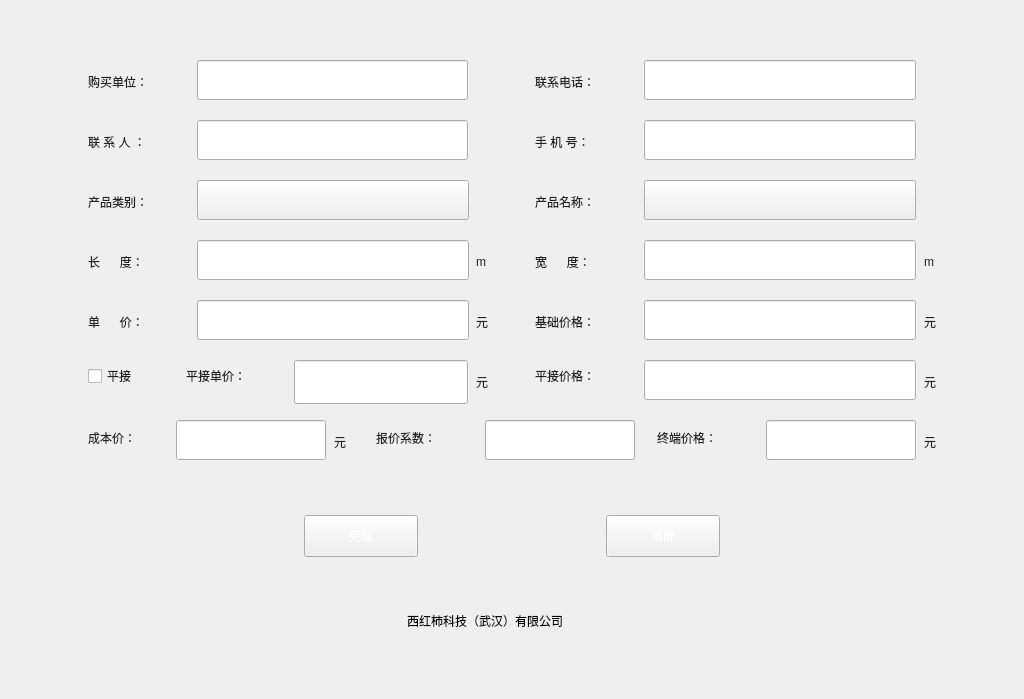
<?xml version="1.0" encoding="UTF-8"?>
<ui version="4.0">
 <class>TabStartSell</class>
 <widget class="QWidget" name="TabStartSell">
  <property name="geometry">
   <rect>
    <x>0</x>
    <y>0</y>
    <width>1024</width>
    <height>699</height>
   </rect>
  </property>
  <property name="focusPolicy">
   <enum>Qt::WheelFocus</enum>
  </property>
  <property name="contextMenuPolicy">
   <enum>Qt::DefaultContextMenu</enum>
  </property>
  <property name="acceptDrops">
   <bool>false</bool>
  </property>
  <property name="windowTitle">
   <string>TabStartSell</string>
  </property>
  <property name="autoFillBackground">
   <bool>false</bool>
  </property>
  <widget class="QLabel" name="stalengthunitLabel">
   <property name="geometry">
    <rect>
     <x>476</x>
     <y>250</y>
     <width>22</width>
     <height>24</height>
    </rect>
   </property>
   <property name="styleSheet">
    <string notr="true">font: 16pt &quot;Microsoft YaHei UI&quot;;
color: rgb(33, 34, 34);</string>
   </property>
   <property name="text">
    <string>m</string>
   </property>
  </widget>
  <widget class="QLabel" name="stalengthLabel">
   <property name="geometry">
    <rect>
     <x>88</x>
     <y>250</y>
     <width>102</width>
     <height>24</height>
    </rect>
   </property>
   <property name="styleSheet">
    <string notr="true">font: 16pt &quot;Microsoft YaHei UI&quot;;
color: rgb(33, 34, 34);</string>
   </property>
   <property name="text">
    <string>长      度：</string>
   </property>
  </widget>
  <widget class="QLabel" name="stamodulusLabel">
   <property name="geometry">
    <rect>
     <x>376</x>
     <y>426</y>
     <width>102</width>
     <height>24</height>
    </rect>
   </property>
   <property name="styleSheet">
    <string notr="true">font: 16pt &quot;Microsoft YaHei UI&quot;;
color: rgb(33, 34, 34);</string>
   </property>
   <property name="text">
    <string>报价系数：</string>
   </property>
  </widget>
  <widget class="QLineEdit" name="stamodulusEdit">
   <property name="geometry">
    <rect>
     <x>485</x>
     <y>420</y>
     <width>150</width>
     <height>40</height>
    </rect>
   </property>
   <property name="styleSheet">
    <string notr="true">font:13pt &quot;Microsoft YaHei UI&quot;;
color: rgb(66, 66, 66);
border-image: url(:/start/image/startquotation/input_box_d.png);</string>
   </property>
  </widget>
  <widget class="QLabel" name="stasingleunitLabel">
   <property name="geometry">
    <rect>
     <x>476</x>
     <y>310</y>
     <width>22</width>
     <height>24</height>
    </rect>
   </property>
   <property name="styleSheet">
    <string notr="true">font: 16pt &quot;Microsoft YaHei UI&quot;;
color: rgb(33, 34, 34);</string>
   </property>
   <property name="text">
    <string>元</string>
   </property>
  </widget>
  <widget class="QLineEdit" name="stasingleEdit">
   <property name="geometry">
    <rect>
     <x>197</x>
     <y>300</y>
     <width>272</width>
     <height>40</height>
    </rect>
   </property>
   <property name="styleSheet">
    <string notr="true">QLineEdit{
        font: 13pt &quot;Microsoft YaHei UI&quot;;
color: rgb(66, 66, 66);
        border-image: url(:/start/image/startquotation/input_boxe.png);
}
</string>
   </property>
  </widget>
  <widget class="QLabel" name="stacostunitLabel">
   <property name="geometry">
    <rect>
     <x>334</x>
     <y>430</y>
     <width>22</width>
     <height>24</height>
    </rect>
   </property>
   <property name="styleSheet">
    <string notr="true">font: 16pt &quot;Microsoft YaHei UI&quot;;
color: rgb(33, 34, 34);</string>
   </property>
   <property name="text">
    <string>元</string>
   </property>
  </widget>
  <widget class="QLabel" name="staflatpriceunitLabel">
   <property name="geometry">
    <rect>
     <x>924</x>
     <y>370</y>
     <width>22</width>
     <height>24</height>
    </rect>
   </property>
   <property name="styleSheet">
    <string notr="true">font: 16pt &quot;Microsoft YaHei UI&quot;;
color: rgb(33, 34, 34);</string>
   </property>
   <property name="text">
    <string>元</string>
   </property>
  </widget>
  <widget class="QLineEdit" name="staflatpriceEdit">
   <property name="geometry">
    <rect>
     <x>644</x>
     <y>360</y>
     <width>272</width>
     <height>40</height>
    </rect>
   </property>
   <property name="styleSheet">
    <string notr="true">QLineEdit{
font: 13pt &quot;Microsoft YaHei UI&quot;;
color: rgb(66, 66, 66);
border-image: url(:/start/image/startquotation/input_boxe.png);
}</string>
   </property>
  </widget>
  <widget class="QLabel" name="stabasisunitLabel">
   <property name="geometry">
    <rect>
     <x>924</x>
     <y>310</y>
     <width>22</width>
     <height>24</height>
    </rect>
   </property>
   <property name="styleSheet">
    <string notr="true">font: 16pt &quot;Microsoft YaHei UI&quot;;
color: rgb(33, 34, 34);</string>
   </property>
   <property name="text">
    <string>元</string>
   </property>
  </widget>
  <widget class="QPushButton" name="stafinishbutton">
   <property name="geometry">
    <rect>
     <x>304</x>
     <y>515</y>
     <width>114</width>
     <height>42</height>
    </rect>
   </property>
   <property name="styleSheet">
    <string notr="true">QPushButton{
	 border-image: url(:/start/image/startquotation/brn_cls.png);
      font: 16px &quot;Microsoft YaHei UI&quot;;
      color:rgb(255,255,255);
}
QPushButton::hover {
   border-image: url(:/start/image/startquotation/btn_clsed.png);
}
	
</string>
   </property>
   <property name="text">
    <string>完成</string>
   </property>
  </widget>
  <widget class="QLineEdit" name="stalengthEdit">
   <property name="geometry">
    <rect>
     <x>197</x>
     <y>240</y>
     <width>272</width>
     <height>40</height>
    </rect>
   </property>
   <property name="styleSheet">
    <string notr="true">font: 13pt &quot;Microsoft YaHei UI&quot;;
color: rgb(66, 66, 66);
border-image: url(:/start/image/startquotation/input_box_b.png);</string>
   </property>
  </widget>
  <widget class="QLabel" name="staterminalunitLabel">
   <property name="geometry">
    <rect>
     <x>924</x>
     <y>430</y>
     <width>22</width>
     <height>24</height>
    </rect>
   </property>
   <property name="styleSheet">
    <string notr="true">font: 16pt &quot;Microsoft YaHei UI&quot;;
color: rgb(33, 34, 34);</string>
   </property>
   <property name="text">
    <string>元</string>
   </property>
  </widget>
  <widget class="QLabel" name="stawidthunitLabel">
   <property name="geometry">
    <rect>
     <x>924</x>
     <y>250</y>
     <width>22</width>
     <height>24</height>
    </rect>
   </property>
   <property name="styleSheet">
    <string notr="true">font: 16pt &quot;Microsoft YaHei UI&quot;;
color: rgb(33, 34, 34);</string>
   </property>
   <property name="text">
    <string>m</string>
   </property>
  </widget>
  <widget class="QLabel" name="statelephoneLabel">
   <property name="geometry">
    <rect>
     <x>535</x>
     <y>70</y>
     <width>102</width>
     <height>24</height>
    </rect>
   </property>
   <property name="styleSheet">
    <string notr="true">font: 16pt &quot;Microsoft YaHei UI&quot;;
color: rgb(33, 34, 34);</string>
   </property>
   <property name="text">
    <string>联系电话：</string>
   </property>
  </widget>
  <widget class="QLineEdit" name="stamanEdit">
   <property name="geometry">
    <rect>
     <x>197</x>
     <y>120</y>
     <width>271</width>
     <height>40</height>
    </rect>
   </property>
   <property name="styleSheet">
    <string notr="true">font: 13pt &quot;Microsoft YaHei UI&quot;;
border-image: url(:/start/image/startquotation/input_box_b.png);
color: rgb(66, 66, 66);</string>
   </property>
  </widget>
  <widget class="QLabel" name="stamanLabel">
   <property name="geometry">
    <rect>
     <x>88</x>
     <y>130</y>
     <width>102</width>
     <height>24</height>
    </rect>
   </property>
   <property name="styleSheet">
    <string notr="true">font: 16pt &quot;Microsoft YaHei UI&quot;;
color: rgb(33, 34, 34);</string>
   </property>
   <property name="text">
    <string>联 系 人 ：</string>
   </property>
  </widget>
  <widget class="QLabel" name="stabuyLabel">
   <property name="geometry">
    <rect>
     <x>88</x>
     <y>70</y>
     <width>102</width>
     <height>24</height>
    </rect>
   </property>
   <property name="styleSheet">
    <string notr="true">font: 16pt &quot;Microsoft YaHei UI&quot;;
color: rgb(33, 34, 34);
</string>
   </property>
   <property name="text">
    <string>购买单位：</string>
   </property>
  </widget>
  <widget class="QComboBox" name="stasortComBox">
   <property name="enabled">
    <bool>true</bool>
   </property>
   <property name="geometry">
    <rect>
     <x>197</x>
     <y>180</y>
     <width>272</width>
     <height>40</height>
    </rect>
   </property>
   <property name="minimumSize">
    <size>
     <width>159</width>
     <height>0</height>
    </size>
   </property>
   <property name="focusPolicy">
    <enum>Qt::ClickFocus</enum>
   </property>
   <property name="contextMenuPolicy">
    <enum>Qt::DefaultContextMenu</enum>
   </property>
   <property name="autoFillBackground">
    <bool>false</bool>
   </property>
   <property name="styleSheet">
    <string notr="true">QComboBox{
font: 13pt &quot;Microsoft YaHei UI&quot;;
color: rgb(66, 66, 66);
	border-image: url(:/dataoutput/image/dataoutput/下拉框_normal.png);
}

QComboBox:pressed{
border-image: url(:/dataoutput/image/dataoutput/下拉框_pressed.png);
}

QComboBox::drop-down {
subcontrol-origin: padding;
subcontrol-position: top right;
width: 30px;
border-left-width: 0px;
border-left-color: gray;
border-left-style: solid;
border-top-right-radius: 3px;
border-bottom-right-radius: 3px;
}
</string>
   </property>
   <property name="editable">
    <bool>false</bool>
   </property>
   <property name="currentText">
    <string/>
   </property>
   <property name="sizeAdjustPolicy">
    <enum>QComboBox::AdjustToContentsOnFirstShow</enum>
   </property>
   <property name="duplicatesEnabled">
    <bool>false</bool>
   </property>
  </widget>
  <widget class="QLineEdit" name="stabasisEdit">
   <property name="geometry">
    <rect>
     <x>644</x>
     <y>300</y>
     <width>272</width>
     <height>40</height>
    </rect>
   </property>
   <property name="styleSheet">
    <string notr="true">QLineEdit{
font: 13pt &quot;Microsoft YaHei UI&quot;;
color: rgb(66, 66, 66);
border-image: url(:/start/image/startquotation/input_boxe.png);
}
</string>
   </property>
  </widget>
  <widget class="QLineEdit" name="stacostEdit">
   <property name="geometry">
    <rect>
     <x>176</x>
     <y>420</y>
     <width>150</width>
     <height>40</height>
    </rect>
   </property>
   <property name="styleSheet">
    <string notr="true">QLineEdit{
    font: 13pt &quot;Microsoft YaHei UI&quot;;
color: rgb(66, 66, 66);
	border-image: url(:/start/image/startquotation/input_boxd.png);
}
</string>
   </property>
  </widget>
  <widget class="QLabel" name="stabasisLabel">
   <property name="geometry">
    <rect>
     <x>535</x>
     <y>310</y>
     <width>102</width>
     <height>24</height>
    </rect>
   </property>
   <property name="styleSheet">
    <string notr="true">font: 75 22px &quot;Microsoft YaHei UI&quot;;
color: rgb(33, 34, 34);</string>
   </property>
   <property name="text">
    <string>基础价格：</string>
   </property>
  </widget>
  <widget class="QLineEdit" name="stabuyEdit">
   <property name="geometry">
    <rect>
     <x>197</x>
     <y>60</y>
     <width>271</width>
     <height>40</height>
    </rect>
   </property>
   <property name="styleSheet">
    <string notr="true">font: 13pt &quot;Microsoft YaHei UI&quot;;

border-image: url(:/start/image/startquotation/input_box_b.png);
color: rgb(66, 66, 66);</string>
   </property>
  </widget>
  <widget class="QPushButton" name="staclearbutton">
   <property name="geometry">
    <rect>
     <x>606</x>
     <y>515</y>
     <width>114</width>
     <height>42</height>
    </rect>
   </property>
   <property name="styleSheet">
    <string notr="true">QPushButton{
	 border-image: url(:/start/image/startquotation/brn_cls.png);
      font: 16px &quot;Microsoft YaHei UI&quot;;
      color:rgb(255,255,255);
}
QPushButton::hover {
   border-image: url(:/start/image/startquotation/btn_clsed.png);
}</string>
   </property>
   <property name="text">
    <string>清屏</string>
   </property>
  </widget>
  <widget class="QComboBox" name="stanameComBox">
   <property name="geometry">
    <rect>
     <x>644</x>
     <y>180</y>
     <width>272</width>
     <height>40</height>
    </rect>
   </property>
   <property name="styleSheet">
    <string notr="true">QComboBox{
font: 13pt &quot;Microsoft YaHei UI&quot;;
color: rgb(66, 66, 66);
	border-image: url(:/dataoutput/image/dataoutput/下拉框_normal.png);
}

QComboBox:pressed{
border-image: url(:/dataoutput/image/dataoutput/下拉框_pressed.png);
}

QComboBox::drop-down {
subcontrol-origin: padding;
subcontrol-position: top right;
width: 30px;
border-left-width: 0px;
border-left-color: gray;
border-left-style: solid;
border-top-right-radius: 3px;
border-bottom-right-radius: 3px;
}
</string>
   </property>
   <property name="editable">
    <bool>false</bool>
   </property>
  </widget>
  <widget class="QLabel" name="stasortLabel">
   <property name="geometry">
    <rect>
     <x>88</x>
     <y>190</y>
     <width>102</width>
     <height>24</height>
    </rect>
   </property>
   <property name="styleSheet">
    <string notr="true">font: 16pt &quot;Microsoft YaHei UI&quot;;
color: rgb(33, 34, 34);</string>
   </property>
   <property name="text">
    <string>产品类别：</string>
   </property>
  </widget>
  <widget class="QLabel" name="staflatsingleunitLabel">
   <property name="geometry">
    <rect>
     <x>476</x>
     <y>370</y>
     <width>22</width>
     <height>24</height>
    </rect>
   </property>
   <property name="styleSheet">
    <string notr="true">font: 16pt &quot;Microsoft YaHei UI&quot;;
color: rgb(33, 34, 34);</string>
   </property>
   <property name="text">
    <string>元</string>
   </property>
  </widget>
  <widget class="QLabel" name="staterminalLabel">
   <property name="geometry">
    <rect>
     <x>657</x>
     <y>426</y>
     <width>102</width>
     <height>24</height>
    </rect>
   </property>
   <property name="styleSheet">
    <string notr="true">font: 75 22px &quot;Microsoft YaHei UI&quot;;
color: rgb(33, 34, 34);</string>
   </property>
   <property name="text">
    <string>终端价格：</string>
   </property>
  </widget>
  <widget class="QLabel" name="stasingleLabel">
   <property name="geometry">
    <rect>
     <x>88</x>
     <y>310</y>
     <width>102</width>
     <height>24</height>
    </rect>
   </property>
   <property name="styleSheet">
    <string notr="true">font: 16pt &quot;Microsoft YaHei UI&quot;;
color: rgb(33, 34, 34);</string>
   </property>
   <property name="text">
    <string>单      价：</string>
   </property>
  </widget>
  <widget class="QLabel" name="staflatsingleLabel">
   <property name="geometry">
    <rect>
     <x>186</x>
     <y>364</y>
     <width>102</width>
     <height>24</height>
    </rect>
   </property>
   <property name="styleSheet">
    <string notr="true">font: 16pt &quot;Microsoft YaHei UI&quot;;
color: rgb(33, 34, 34);</string>
   </property>
   <property name="text">
    <string>平接单价：</string>
   </property>
  </widget>
  <widget class="QLabel" name="stacostLabel">
   <property name="geometry">
    <rect>
     <x>88</x>
     <y>426</y>
     <width>80</width>
     <height>24</height>
    </rect>
   </property>
   <property name="styleSheet">
    <string notr="true">font: 16pt &quot;Microsoft YaHei UI&quot;;
color: rgb(33, 34, 34);</string>
   </property>
   <property name="text">
    <string>成本价：</string>
   </property>
  </widget>
  <widget class="QCheckBox" name="staflatCheBox">
   <property name="geometry">
    <rect>
     <x>88</x>
     <y>364</y>
     <width>68</width>
     <height>24</height>
    </rect>
   </property>
   <property name="styleSheet">
    <string notr="true">font: 16pt &quot;Microsoft YaHei UI&quot;;
color: rgb(33, 34, 34);</string>
   </property>
   <property name="text">
    <string>平接</string>
   </property>
  </widget>
  <widget class="QLineEdit" name="staterminalEdit">
   <property name="geometry">
    <rect>
     <x>766</x>
     <y>420</y>
     <width>150</width>
     <height>40</height>
    </rect>
   </property>
   <property name="styleSheet">
    <string notr="true">font: 75 13pt &quot;Microsoft YaHei UI&quot;;
color: rgb(66, 66, 66);
border-image: url(:/start/image/startquotation/input_box_d.png);</string>
   </property>
  </widget>
  <widget class="QLineEdit" name="staphoneEdit">
   <property name="geometry">
    <rect>
     <x>644</x>
     <y>120</y>
     <width>272</width>
     <height>40</height>
    </rect>
   </property>
   <property name="styleSheet">
    <string notr="true">font: 13pt &quot;Microsoft YaHei UI&quot;;

border-image: url(:/start/image/startquotation/input_box_b.png);
color: rgb(66, 66, 66);</string>
   </property>
  </widget>
  <widget class="QLabel" name="stawidthLabel">
   <property name="geometry">
    <rect>
     <x>535</x>
     <y>250</y>
     <width>102</width>
     <height>24</height>
    </rect>
   </property>
   <property name="styleSheet">
    <string notr="true">font: 16pt &quot;Microsoft YaHei UI&quot;;
color: rgb(33, 34, 34);</string>
   </property>
   <property name="text">
    <string>宽      度：</string>
   </property>
  </widget>
  <widget class="QLabel" name="staflatpriceLabel">
   <property name="geometry">
    <rect>
     <x>535</x>
     <y>364</y>
     <width>102</width>
     <height>24</height>
    </rect>
   </property>
   <property name="styleSheet">
    <string notr="true">font: 22px &quot;Microsoft YaHei UI&quot;;
color: rgb(33, 34, 34);</string>
   </property>
   <property name="text">
    <string>平接价格：</string>
   </property>
  </widget>
  <widget class="QLineEdit" name="statelephoneEdit">
   <property name="geometry">
    <rect>
     <x>644</x>
     <y>60</y>
     <width>272</width>
     <height>40</height>
    </rect>
   </property>
   <property name="styleSheet">
    <string notr="true">font: 13pt &quot;Microsoft YaHei UI&quot;;

border-image: url(:/start/image/startquotation/input_box_b.png);
color: rgb(66, 66, 66);</string>
   </property>
  </widget>
  <widget class="QLabel" name="stanameLabel">
   <property name="geometry">
    <rect>
     <x>535</x>
     <y>190</y>
     <width>102</width>
     <height>24</height>
    </rect>
   </property>
   <property name="styleSheet">
    <string notr="true">font: 16pt &quot;Microsoft YaHei UI&quot;;
color: rgb(33, 34, 34);</string>
   </property>
   <property name="text">
    <string>产品名称：</string>
   </property>
  </widget>
  <widget class="QLineEdit" name="staflatsingleEdit">
   <property name="geometry">
    <rect>
     <x>294</x>
     <y>360</y>
     <width>174</width>
     <height>44</height>
    </rect>
   </property>
   <property name="styleSheet">
    <string notr="true">QLineEdit{
    font: 13pt &quot;Microsoft YaHei UI&quot;;
color: rgb(66, 66, 66);
border-image: url(:/start/image/startquotation/input_box_d.png);
}
QLineEdit::disabled{
border-image: url(:/start/image/startquotation/input_boxd.png);
}
</string>
   </property>
   <property name="readOnly">
    <bool>false</bool>
   </property>
  </widget>
  <widget class="QLabel" name="staphoneLabel">
   <property name="geometry">
    <rect>
     <x>535</x>
     <y>130</y>
     <width>102</width>
     <height>24</height>
    </rect>
   </property>
   <property name="styleSheet">
    <string notr="true">font: 16pt &quot;Microsoft YaHei UI&quot;;
color: rgb(33, 34, 34);</string>
   </property>
   <property name="text">
    <string>手 机 号：</string>
   </property>
  </widget>
  <widget class="QLineEdit" name="stawidthEdit">
   <property name="geometry">
    <rect>
     <x>644</x>
     <y>240</y>
     <width>272</width>
     <height>40</height>
    </rect>
   </property>
   <property name="styleSheet">
    <string notr="true">font: 13pt &quot;Microsoft YaHei UI&quot;;
color: rgb(66, 66, 66);
border-image: url(:/start/image/startquotation/input_box_b.png);</string>
   </property>
  </widget>
  <widget class="QLabel" name="label">
   <property name="geometry">
    <rect>
     <x>407</x>
     <y>605</y>
     <width>211</width>
     <height>31</height>
    </rect>
   </property>
   <property name="styleSheet">
    <string notr="true">font: 12pt &quot;Microsoft YaHei UI&quot;;
color: rgb(0, 0, 0);</string>
   </property>
   <property name="text">
    <string>西红柿科技（武汉）有限公司</string>
   </property>
  </widget>
 </widget>
 <layoutdefault spacing="6" margin="11"/>
 <tabstops>
  <tabstop>stabuyEdit</tabstop>
  <tabstop>statelephoneEdit</tabstop>
  <tabstop>stamanEdit</tabstop>
  <tabstop>staphoneEdit</tabstop>
  <tabstop>stanameComBox</tabstop>
  <tabstop>stalengthEdit</tabstop>
  <tabstop>stawidthEdit</tabstop>
  <tabstop>stasingleEdit</tabstop>
  <tabstop>stabasisEdit</tabstop>
  <tabstop>staflatCheBox</tabstop>
  <tabstop>staflatsingleEdit</tabstop>
  <tabstop>staflatpriceEdit</tabstop>
  <tabstop>stacostEdit</tabstop>
  <tabstop>stamodulusEdit</tabstop>
  <tabstop>staterminalEdit</tabstop>
  <tabstop>stafinishbutton</tabstop>
  <tabstop>staclearbutton</tabstop>
 </tabstops>
 <resources>
  <include location="littlesun.qrc"/>
 </resources>
 <connections/>
</ui>
